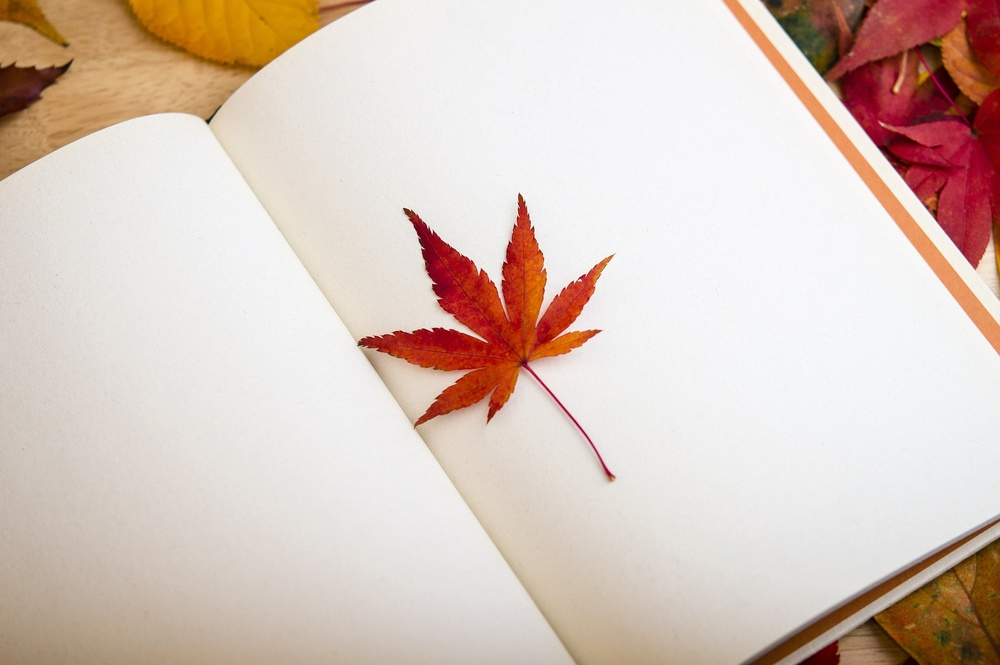
#> input picture vision/basic_training/book.jpg, 1000 x 665 px, shrunk from 1920 x 1276 before the run
$ jupyter execute k-means.ipynb
#> lines starting #> are read from the running program, lines starting #| are printed output that depends on the picture
[cell 1]
import numpy as np
import cv2

[cell 2]
src = cv2.imread('book.jpg')
#> src is the input picture: shape (665, 1000, 3); mean B, G, R 190.1, 199.8, 217.4
data = src.reshape(-1, 3).astype(np.float32)
data.shape
#> Out = (665000, 3)

[cell 3]
K = 3

[cell 4]
criteria = (cv2.TERM_CRITERIA_MAX_ITER + cv2.TERM_CRITERIA_EPS, 10, 0.001)

[cell 5]
retval, bestLabels, centers = cv2.kmeans(
    data, K, None, criteria, 10, cv2.KMEANS_RANDOM_CENTERS)
#> retval = 794387284.1; centers = [[149.5, 173.4, 198.6], [230.8, 233.2, 235.9], [26.5, 56.85, 144.1]]

[cell 6]
centers = centers.astype(np.uint8)
#> centers = [[149, 173, 198], [230, 233, 235], [26, 56, 144]]
dst = centers[bestLabels].reshape(src.shape)
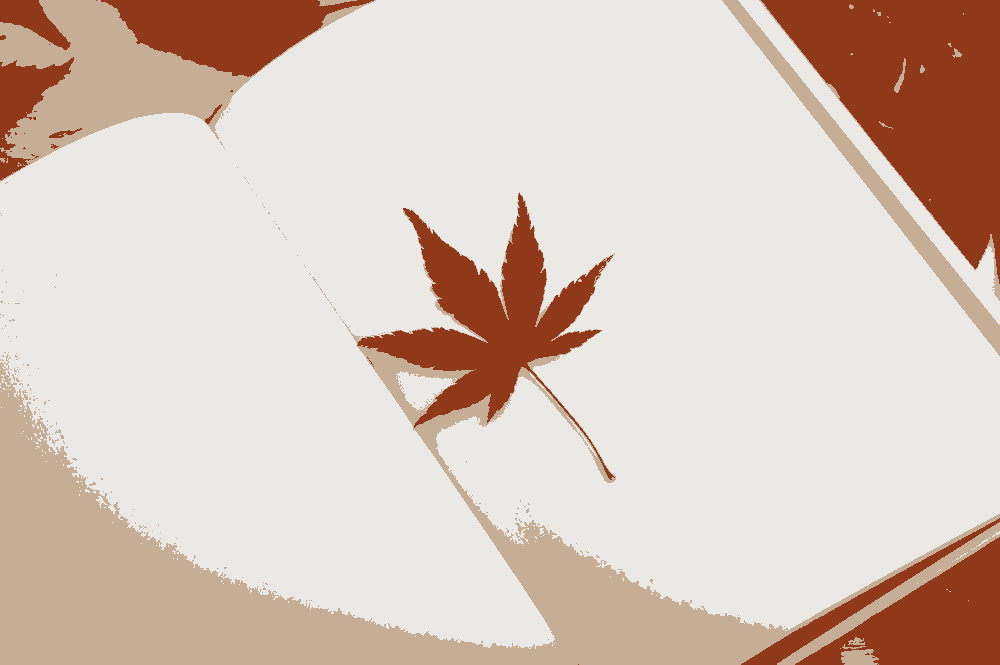
#> dst: shape (665, 1000, 3); mean B, G, R 189.4, 199.5, 216.7
print(centers, centers.shape)
#| [[149 173 198]
#|  [230 233 235]
#|  [ 26  56 144]] (3, 3)


$ run again, with vision/basic_training/clouds.jpg copied over vision/basic_training/book.jpg
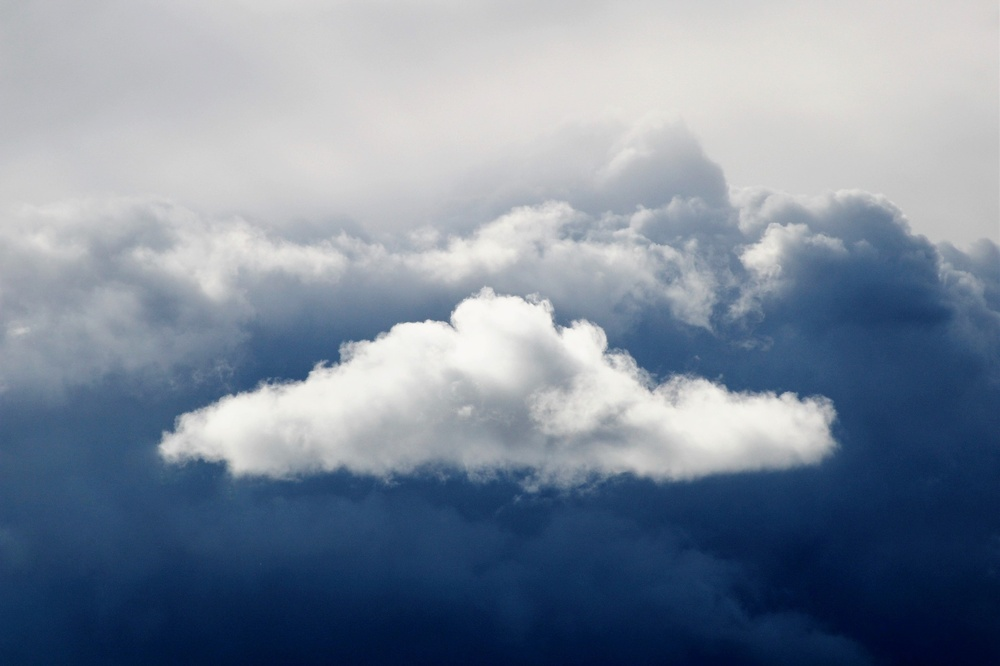
#> input picture vision/basic_training/clouds.jpg, 1000 x 666 px, shrunk from 1920 x 1279 before the run
#> src is the input picture: shape (666, 1000, 3); mean B, G, R 155.1, 138.4, 125.7
#> `retval, bestLabels, centers = cv2.kmeans( data, K, None, criteria, 10,..`: retval = 732724784.2; centers = [[160.8, 145.5, 132.3], [207.5, 207.4, 207.5], [90.72, 53.82, 26.18]]
#> `centers = centers.astype(np.uint8)`: centers = [[160, 145, 132], [207, 207, 207], [90, 53, 26]]
#> `dst = centers[bestLabels].reshape(src.shape)`:
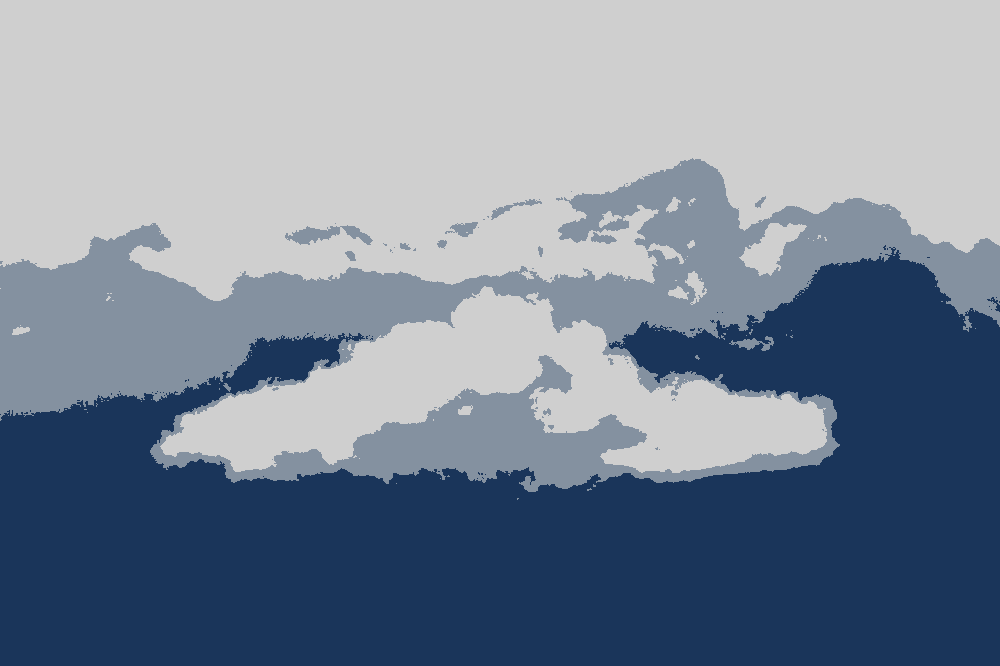
#> dst: shape (666, 1000, 3); mean B, G, R 154.5, 137.8, 125.3
#| [[160 145 132]
#|  [207 207 207]
#|  [ 90  53  26]] (3, 3)
